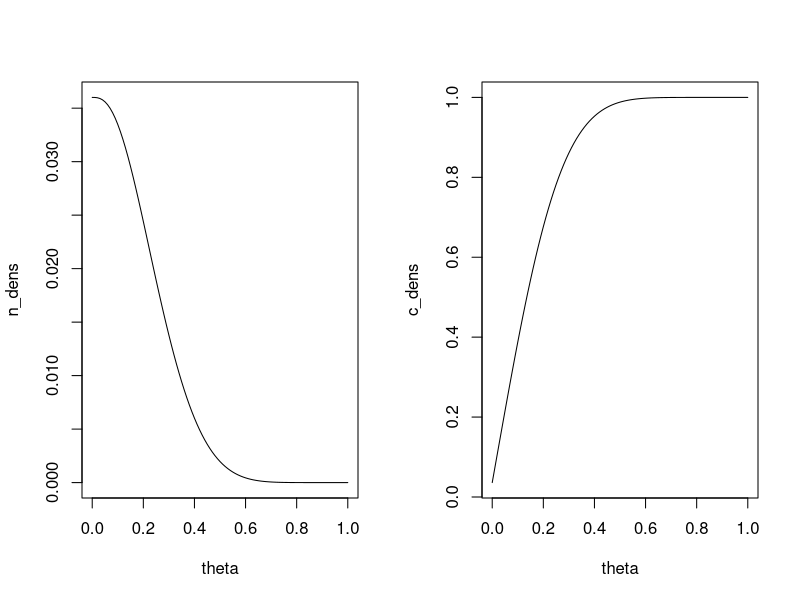
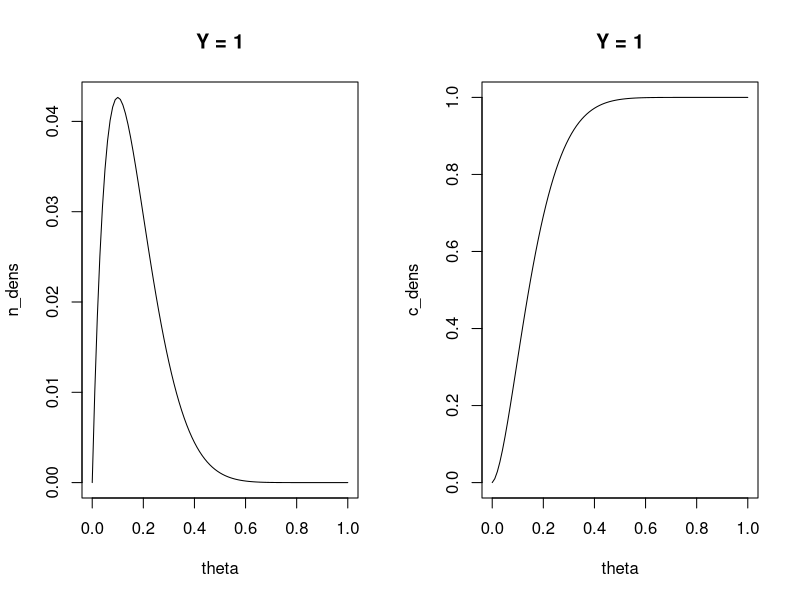
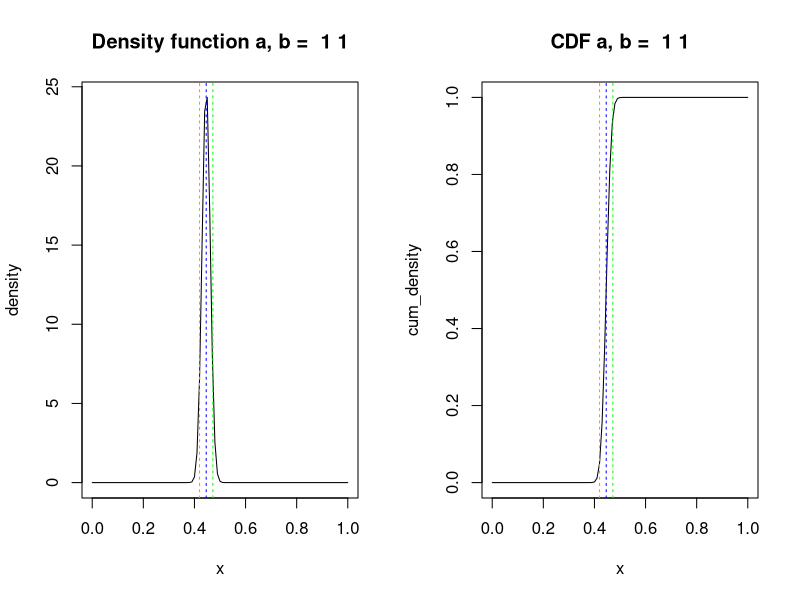
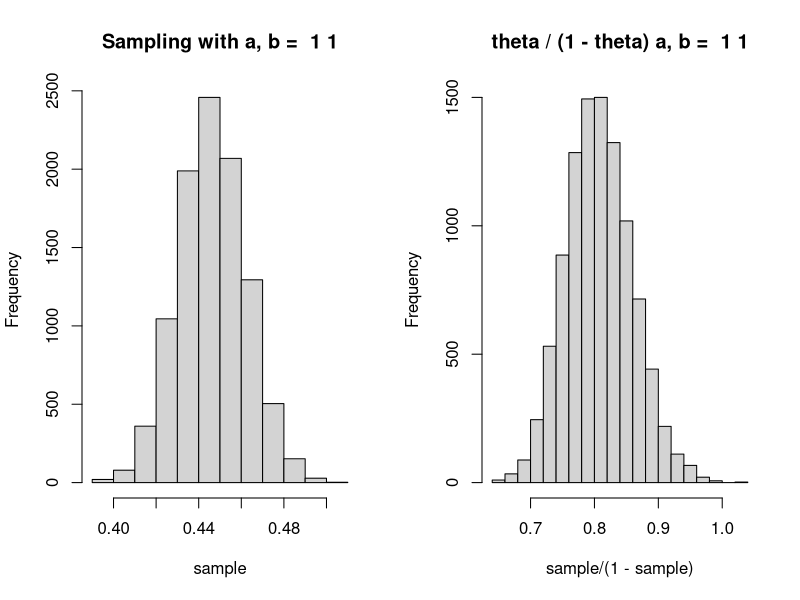
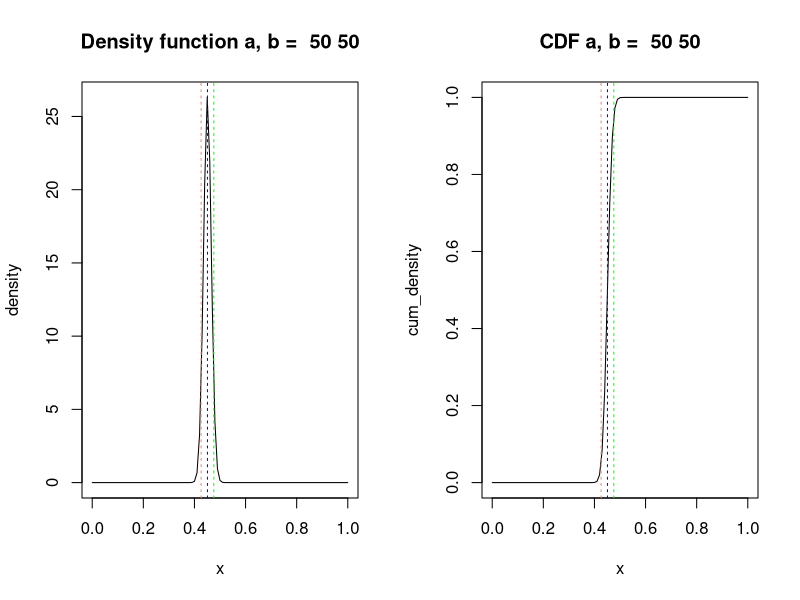
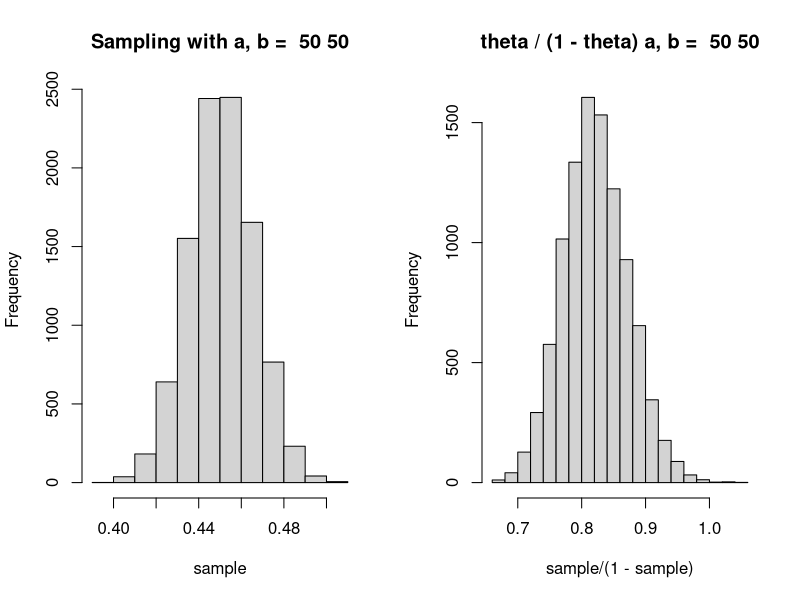
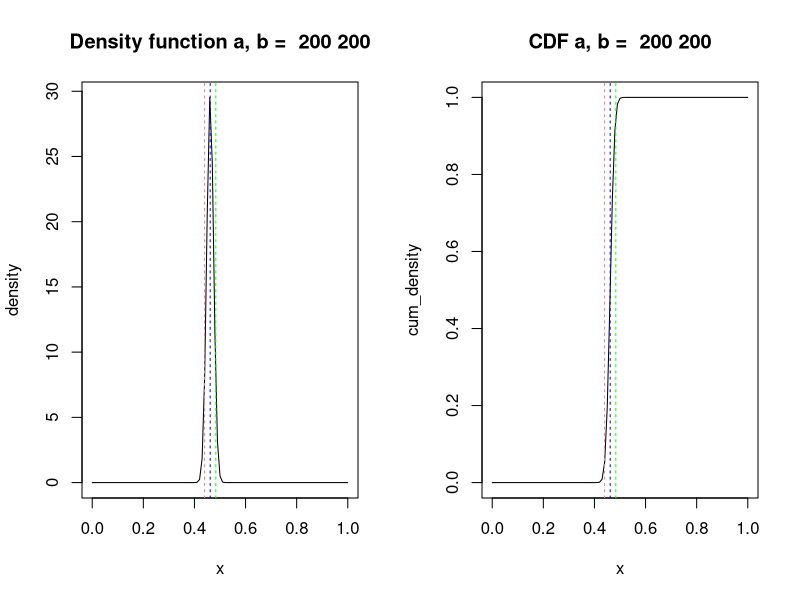
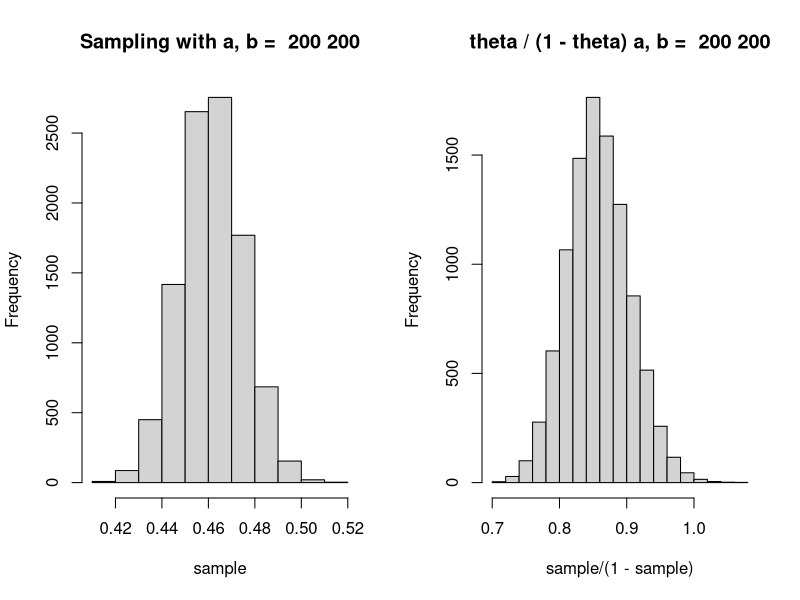

Here is the R script that generated these plots, in order:
## ---- chunk 1
# vectorize th into 100 bins
theta = seq(0, 1, by=0.01)

# calculate the unnormalized density at each bin
u_dens = (1 - theta)^10 + 10 * theta * (1 - theta)^9 + 45 * theta^2 * (1 - theta)^8

# normalize the discretized probability densities
n_dens = u_dens / (sum(u_dens))

# calculate the cumulative distribution function
cdf = function(probs) {
  for (ind in 2:length(probs)) {
    probs[ind] = probs[ind - 1] + probs[ind]
  }
  probs
}


# plot the posterior density
par(mfrow=c(1,2))           # divide plot into 2 subplots
plot (theta, n_dens, type='l')
# plot the posterior cumulative distribution function

c_dens = cdf(n_dens)
plot (theta, c_dens, type='l')
# calculate the probability that theta < 0.3
print(c_dens[length(theta[theta < 0.3])])


## ---- chunk 2
# calculate the density at each bin

# calculate the unnormalized density at each bin
u_dens = 10 * theta * (1 - theta)^9

# normalize the discretized probability densities
n_dens = u_dens / (sum(u_dens))

c_dens = cdf(n_dens)
# plot the unnormalized posterior
par(mfrow=c(1,2))           # divide plot into 2 subplots
plot (theta, n_dens, type='l', main='Y = 1')
# plot the posterior cumulative distribution function
plot (theta, c_dens, type='l', main='Y = 1')
# calculate the probability that theta < 0.3

## ---- chunk 3
for (prior in list(c(1,1), c(50,50), c(200, 200))) {
  p_a = prior[1]
  p_b = prior[2]
  
  n = 980
  y = 437
  
  x = seq(0, 1, .01)
  
  cum_density = pbeta(x, p_a + y, p_b + n - y)
  density = dbeta(x, p_a + y, p_b + n - y)
  median = qbeta(.5, p_a + y, p_b + n - y)
  lower_90 = qbeta(.05, p_a + y, p_b + n - y)
  upper_90 = qbeta(.95, p_a + y, p_b + n - y)
  
  par(mfrow=c(1,2))
  plot (x, density, type='l', main=paste('Density function a, b = ', p_a, p_b))
  abline(v=median, lty='24', col='blue')
  abline(v=lower_90, lty='24', col='salmon')
  abline(v=upper_90, lty='24', col='green')
  plot (x, cum_density, type='l', main=paste('CDF a, b = ', p_a, p_b))
  abline(v=median, lty='24', col='blue')
  abline(v=lower_90, lty='24', col='salmon')
  abline(v=upper_90, lty='24', col='green')

  print(paste(c('P(theta < 0.485) =',  pbeta(0.485, p_a + y, p_b + n - y))))
  print(paste(c('P(theta > 0.485) =', 1 - pbeta(0.485, p_a + y, p_b + n - y))))
  
  
  sample = rbeta(10000, p_a + y, p_b + n - y)
  sd = sqrt(var(sample))
  med = median(sample)
  avg = mean(sample)
  coef_var = (sd / avg) * 100
  hist(sample, main=paste('Sampling with a, b = ', p_a, p_b))
  print(paste('Median ', med))
  print(paste('Standard deviation ', sd))
  print(paste('Coefficient of variation ',coef_var))
  print(paste('Prob(theta / (theta -1) < 0.9) = ', sum( (sample/(1-sample)) < 0.9)/length(sample)))
  hist(sample/(1-sample), main=paste('theta / (1 - theta) a, b = ', p_a, p_b))
}
